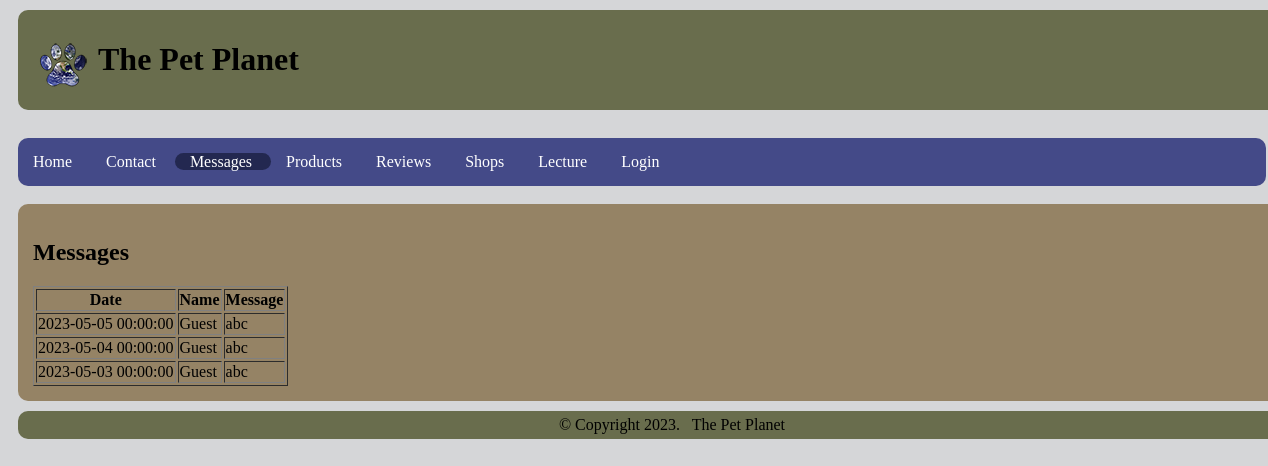
Page /?page=messages on the committed database.
### tables this page shows
CREATE TABLE `uzenetek` (
  `id` int(10) unsigned NOT NULL auto_increment,
  `name_` varchar(45) NOT NULL default '',
  `email_` varchar(45) NOT NULL default '',
  `message_` varchar(500) NOT NULL default '',
  `date_` timestamp NOT NULL DEFAULT current_timestamp(),
  PRIMARY KEY  (`id`)
);

### index.php (called while the page is built)
<?php
include('./includes/config.inc.php');
if (isset($_GET['page'])) {
	if (isset($pages[$_GET['page']]) && file_exists("./templates/pages/{$pages[$_GET['page']]['file']}.tpl.php")) {
		$find = $pages[$_GET['page']];
	}
	else {
		$find = $error_page;
		header("HTTP/1.0 404 Not Found");
	}
}
else $find = $pages['/'];
include('./templates/index.tpl.php');
?>

### includes/config.inc.php (called while the page is built, shortened)
<?php
$header = array(
    'imagesource' => 'Logo/paw.png',
    'imagealt' => 'logo',
	'title' => 'The Pet Planet',
	'motto' => ''
);
$footer = array(
    'copyright' => 'Copyright '.date("Y").'.',
    'firm' => 'The Pet Planet'
);
$pages = array(
	'/' => array('file' => 'home', 'text' => 'Home', 'menun' => array(1,1)),
    'contact' => array('file' => 'contact', 'text' => 'Contact', 'menun' => array(1,1)),
    'messages' => array('file' => 'messages', 'text' => 'Messages', 'menun' => array(1,1)),
    'products' => array('file' => 'products', 'text' => 'Products', 'menun' => array(1,1)),
    'reviews' => array('file' => 'reviews', 'text' => 'Reviews', 'menun' => array(1,1)),
    'upload' => array('file' => 'upload', 'text' => 'Upload', 'menun' => array(0,1)),
    'shops' => array('file' => 'shops', 'text' => 'Shops', 'menun' => array(1,1)),
    'lecture' => array('file' => 'lecture', 'text' => 'Lecture', 'menun' => array(1,1)),
    'login' => array('file' => 'login', 'text' => 'Login', 'menun' => array(1,0)),
    'logout' => array('file' => 'logout', 'text' => 'Logout', 'menun' => array(0,1)),
	'login2' => array('file' => 'login2', 'text' => '', 'menun' => array(0,0)),
    'registration' => array('file' => 'registration', 'szoveg' => '', 'menun' => array(0,0))
);
?>

### templates/pages/messages.tpl.php (the view, shortened to what this page needs)
<h2>Messages</h2>
<?php
	try {
    $dbh = new PDO('mysql:host=localhost;dbname=data', 'root', '', array(PDO::ATTR_ERRMODE=>PDO::ERRMODE_EXCEPTION));
    $dbh->query('SET NAMES utf8 COLLATE utf8_general_ci');
    }
	catch(PDOException $e)
    {
    echo "Connection failed: " . $e->getMessage();
    }
?>
<table border="1">
<tr>
        <th>Date</th>
        <th>Name</th>
        <th>Message</th>
    </tr>
	<?php
		$stmt = $dbh->prepare("SELECT * FROM uzenetek ORDER BY date_ DESC");
        $stmt->execute();
        while($row = $stmt->fetch(PDO::FETCH_ASSOC))
            {
		$stmt = $dbh->prepare("SELECT * FROM uzenetek ORDER BY date_ DESC");
		$stmt->execute();
		while($row = $stmt->fetch(PDO::FETCH_ASSOC)) {
    	if (!isset($_SESSION['user_name'])) {
        $row['name_'] = "Guest";
    }
                echo '
					<tr>
						<td>'.$row['date_'].'</td>
						<td>'.$row['name_'].'</td>
						<td>'.$row['message_'].'</td>
					</tr>
				';
            }
		}
	?>
</table>

### templates/index.tpl.php (shortened to what this page needs)
<!DOCTYPE html>
<html>
<head>
	<link rel="stylesheet" href="./styles/style.css" type="text/css">
</head>
<body>
	<header>
		<img src="./images/<?=$header['imagesource']?>" alt="<?=$header['imagealt']?>">
		<h1><?= $header['title'] ?></h1>
	</header>
    <div id="wrapper">
        <aside id="nav">
            <nav>
                <ul>
					<?php foreach ($pages as $url => $page) { ?>
						<?php if(! isset($_SESSION['user']) && $page['menun'][0] || isset($_SESSION['user']) && $page['menun'][1]) { ?>
							<li<?= (($page == $find) ? ' class="active"' : '') ?>>
							<a href="<?= ($url == '/') ? '.' : ('?page=' . $url) ?>">
							<?= $page['text'] ?></a>
							</li>
						<?php } ?>
					<?php } ?>
                </ul>
            </nav>
        </aside>
        <div id="content">
            <?php include("./templates/pages/{$find['file']}.tpl.php"); ?>
        </div>
    </div>
    <footer>
        <?php if(isset($footer['copyright'])) { ?>&copy;&nbsp;<?= $footer['copyright'] ?> <?php } ?>
        <?php if(isset($footer['firm'])) { ?><?= $footer['firm']; ?><?php } ?>
    </footer>
</body>
</html>

### styles/style.css (style rules this page uses)
body { background-color: #d5d6d8; width: 100%; }
header { border-radius: 10px; background-color: #696d4d; padding: 10px; margin: 10px; width: 100%; }
header img { float: left; margin: 20px 10px 0px 10px; }
div#wrapper { margin: 10px; }
aside { display: inline; vertical-align: top; margin: 10px; }
nav { margin: 0px 10px 0px 0px; top: 0px; border-radius: 10px; background-color: #444a88; width: 100%; }
nav ul { list-style-type: none; margin: 0px; padding: 15px 0px; }
nav ul li { display: inline; padding: 0px 15px; }
nav ul li.active { background-color: #232850; border-radius: 10px; }
nav ul a { text-decoration: none; color: white; }
div#content { width: 100%; border-radius: 10px; background-color: #958365; padding: 15px; }
footer { text-align: center; border-radius: 10px; margin: 10px; padding: 5px 20px; background-color: #696d4d; width: 100%; }

### rows in the picture
uzenetek: date_ "2023-05-05 00:00:00", name_ "Guest", message_ "abc"
uzenetek: date_ "2023-05-04 00:00:00", name_ "Guest", message_ "abc"
uzenetek: date_ "2023-05-03 00:00:00", name_ "Guest", message_ "abc"

### other values in the picture
$header['title'] "The Pet Planet"
$page['text'] "Home"
$page['text'] "Contact"
$page['text'] "Messages"
$page['text'] "Products"
$page['text'] "Reviews"
$page['text'] "Shops"
$page['text'] "Lecture"
$page['text'] "Login"
$footer['copyright'] "Copyright 2023."
$footer['firm'] "The Pet Planet"
